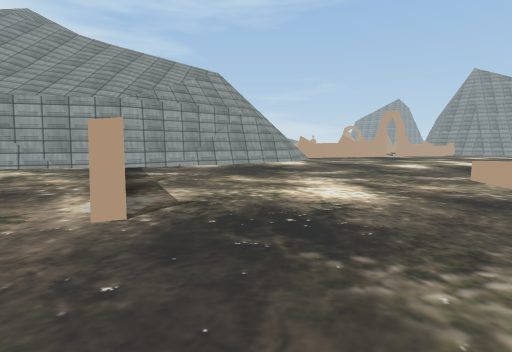
view 1 (above)

16 first-person views from a walk through a scene from a Unity 3-D project. The camera is 1.2 m above the floor, tilts 6° down and sees 80° across. The floor is counted in squares, 2 m on a side. Each view is taken from the middle of a square. On the plan, view 1 faces up. The plan holds only what a view shows up to about 9 squares ahead; the rest is blank. The place goes on beyond the plan. Some surface patterns are stand-ins.

view 2
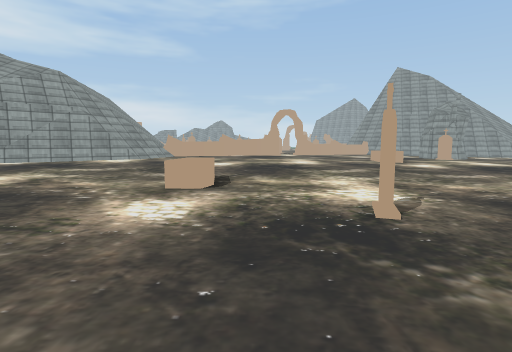

view 3
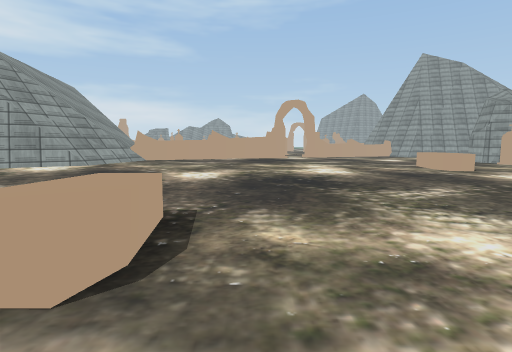

view 4
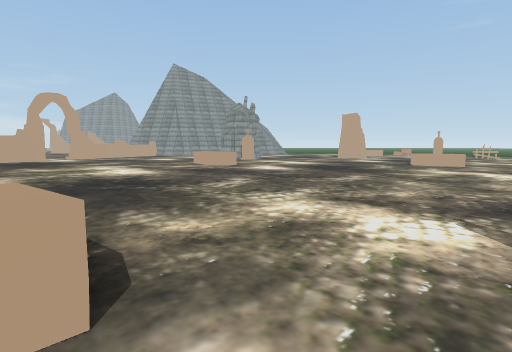

view 5
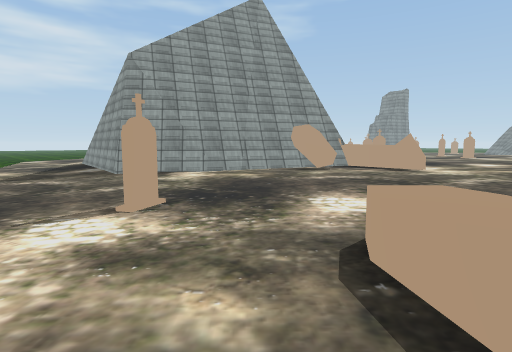

view 6
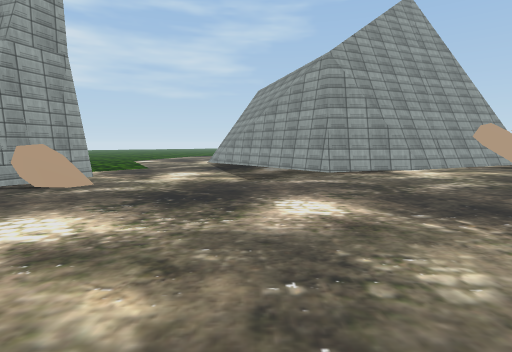

view 7
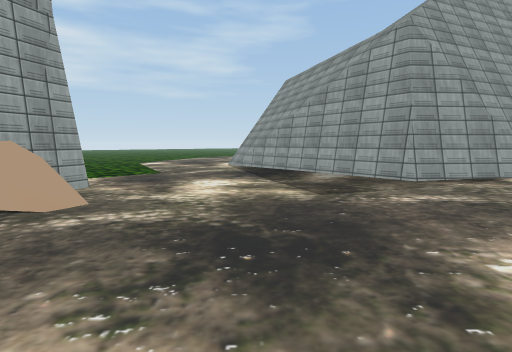

view 8
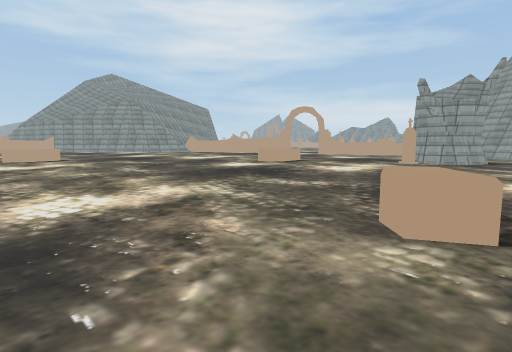

view 9
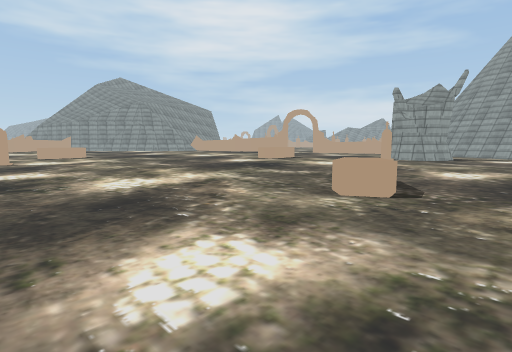

view 10
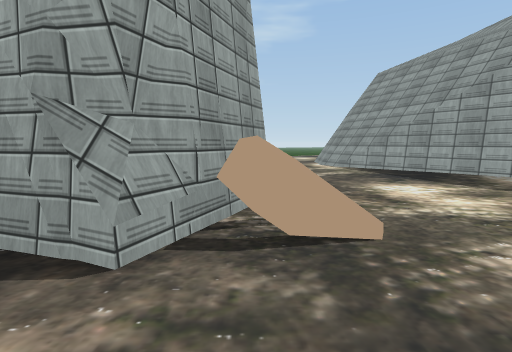

view 11
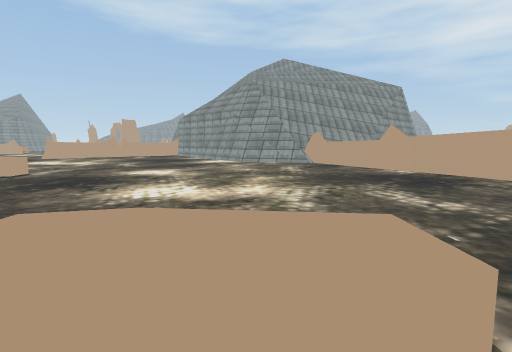

view 12
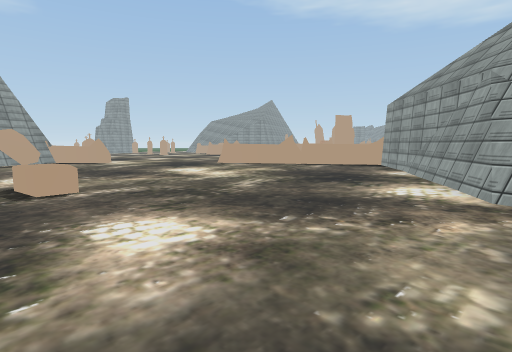

view 13
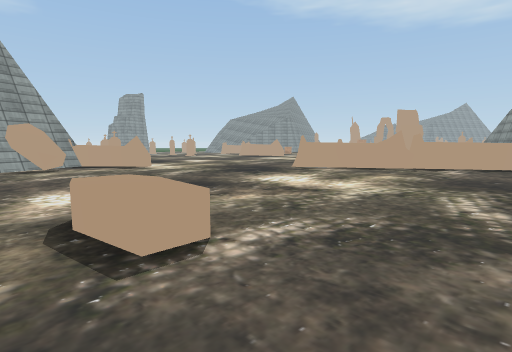

view 14
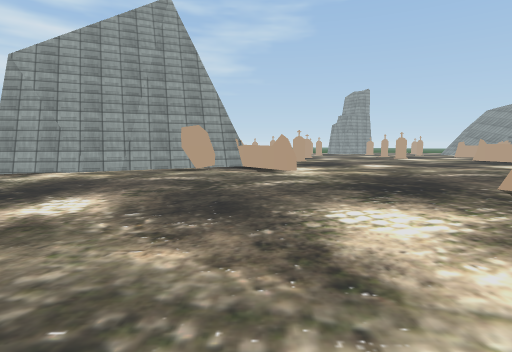

view 15
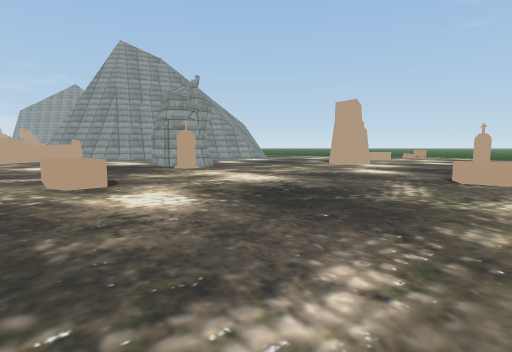

view 16
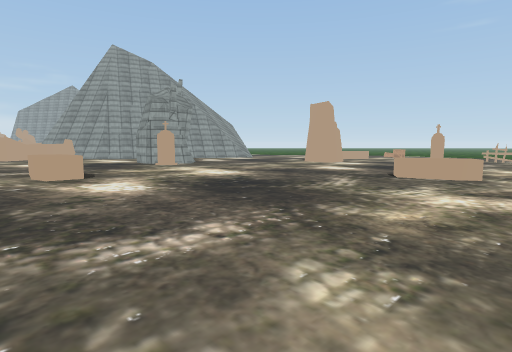

### Floor plan
Key: @ floor where view 1 was taken; # wall or solid block; . main floor; : floor 0.25 m higher than the main floor; - floor 0.25 m lower than the main floor; _ floor 0.5 m lower than the main floor; / step, stairs or slope; ≈ liquid the walk keeps out of; ^ raised ledge; v drop or lower ground.
Columns run from 7 left of view 1 to 16 right of it. Each row starts with its distance up from view 1.
 12       ///^^........##--
 11       ////..........---
 10       /##.......^...----
  9 //////##............----
  8 /////#/............-----
  7  ////.............------
  6  /#:^:...........----^--
  5    :##.....^..-------^--
  4    ::^.....^-----------_
  3     .#.....--#--------__
  2      .......-----_______
  1      .......----_____v##
  0     ...@.....--_______#
 -1    ......#..--//_____##
 -2   .......^^######_____
 -3   ...... .##    #_____
 -4                 ##___
 -5                  ##___≈≈
 -6                   #_

Positions as (right, up) in squares from view 1, and headings:
1: (0, 0), facing up
2: (5, 0), facing up
3: (5, 3), facing up
4: (4, 3), facing up-right
5: (5, 6), facing down
6: (10, 6), facing down
7: (11, 4), facing down
8: (15, 3), facing up-left
9: (16, 2), facing up-left
10: (14, 3), facing down
11: (10, 10), facing left
12: (5, 10), facing down-left
13: (5, 7), facing down-left
14: (2, 6), facing down
15: (8, 5), facing up-right
16: (8, 4), facing up-right
